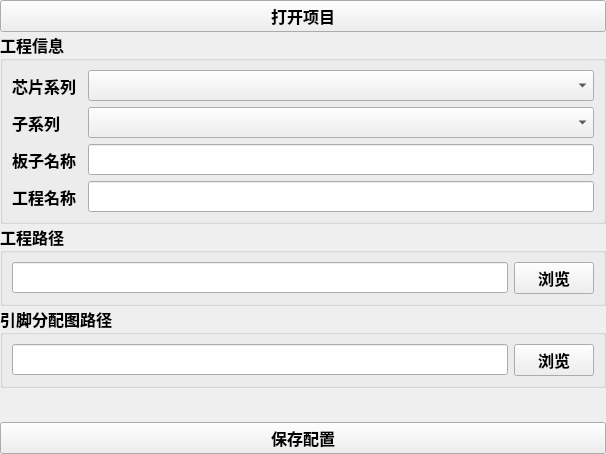
<?xml version="1.0" encoding="UTF-8"?>
<ui version="4.0">
 <class>ProjWidget</class>
 <widget class="QWidget" name="ProjWidget">
  <property name="geometry">
   <rect>
    <x>0</x>
    <y>0</y>
    <width>606</width>
    <height>454</height>
   </rect>
  </property>
  <property name="font">
   <font>
    <family>微软雅黑 Light</family>
    <pointsize>12</pointsize>
    <weight>75</weight>
    <bold>true</bold>
   </font>
  </property>
  <property name="windowTitle">
   <string>Form</string>
  </property>
  <layout class="QGridLayout" name="gridLayout_4">
   <property name="leftMargin">
    <number>0</number>
   </property>
   <property name="topMargin">
    <number>0</number>
   </property>
   <property name="rightMargin">
    <number>0</number>
   </property>
   <property name="bottomMargin">
    <number>0</number>
   </property>
   <property name="spacing">
    <number>0</number>
   </property>
   <item row="5" column="0" colspan="2">
    <widget class="QPushButton" name="pushButton_save">
     <property name="text">
      <string>保存配置</string>
     </property>
    </widget>
   </item>
   <item row="2" column="0" colspan="2">
    <widget class="QGroupBox" name="groupBox">
     <property name="title">
      <string>工程路径</string>
     </property>
     <layout class="QGridLayout" name="gridLayout">
      <item row="0" column="0">
       <widget class="QLineEdit" name="lineEdit_propath"/>
      </item>
      <item row="0" column="1">
       <widget class="QPushButton" name="pushButton_path">
        <property name="text">
         <string>浏览</string>
        </property>
       </widget>
      </item>
     </layout>
    </widget>
   </item>
   <item row="3" column="0" colspan="2">
    <widget class="QGroupBox" name="groupBox_2">
     <property name="title">
      <string>引脚分配图路径</string>
     </property>
     <layout class="QGridLayout" name="gridLayout_2">
      <item row="0" column="0">
       <widget class="QLineEdit" name="lineEdit_image">
        <property name="enabled">
         <bool>true</bool>
        </property>
        <property name="readOnly">
         <bool>true</bool>
        </property>
       </widget>
      </item>
      <item row="0" column="1">
       <widget class="QPushButton" name="pushButton_image">
        <property name="text">
         <string>浏览</string>
        </property>
       </widget>
      </item>
     </layout>
    </widget>
   </item>
   <item row="0" column="0" colspan="2">
    <widget class="QPushButton" name="pushButton_open">
     <property name="text">
      <string>打开项目</string>
     </property>
    </widget>
   </item>
   <item row="1" column="0" colspan="2">
    <widget class="QGroupBox" name="groupBox_3">
     <property name="title">
      <string>工程信息</string>
     </property>
     <layout class="QGridLayout" name="gridLayout_3">
      <item row="3" column="2">
       <widget class="QLineEdit" name="lineEdit_proname"/>
      </item>
      <item row="0" column="0">
       <widget class="QLabel" name="label">
        <property name="text">
         <string>芯片系列</string>
        </property>
       </widget>
      </item>
      <item row="2" column="0" colspan="2">
       <widget class="QLabel" name="label_2">
        <property name="text">
         <string>板子名称</string>
        </property>
       </widget>
      </item>
      <item row="3" column="0">
       <widget class="QLabel" name="label_4">
        <property name="text">
         <string>工程名称</string>
        </property>
       </widget>
      </item>
      <item row="0" column="2">
       <widget class="QComboBox" name="comboBox_mcuserias"/>
      </item>
      <item row="2" column="2">
       <widget class="QLineEdit" name="lineEdit_boardname"/>
      </item>
      <item row="1" column="2">
       <widget class="QComboBox" name="comboBox_childserias"/>
      </item>
      <item row="1" column="0">
       <widget class="QLabel" name="label_3">
        <property name="text">
         <string>子系列</string>
        </property>
       </widget>
      </item>
     </layout>
    </widget>
   </item>
   <item row="4" column="0" colspan="2">
    <spacer name="verticalSpacer">
     <property name="orientation">
      <enum>Qt::Vertical</enum>
     </property>
     <property name="sizeHint" stdset="0">
      <size>
       <width>20</width>
       <height>40</height>
      </size>
     </property>
    </spacer>
   </item>
  </layout>
 </widget>
 <resources/>
 <connections/>
</ui>
